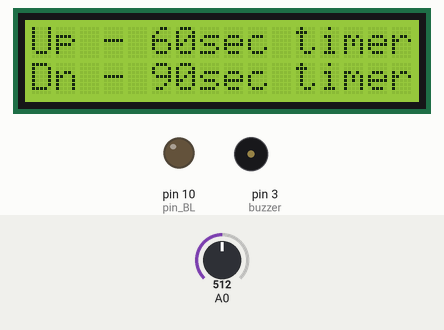
Recording of a sketch running on a simulated Arduino Uno, built with avr-gcc and run on an emulated ATmega328P. Parts: 16×2 character LCD, output pins drawn as LEDs (lit = HIGH), buzzer (waves = sounding). The test bench sets the inputs (shaded band); at power-on: A0 = 512. Pins used as bus, display or sensor lines are not drawn; what the sketch prints to the serial monitor is not drawn.

Above: at 1.2 s.
1.3 s: A0 set to 65
At 1.38 s:
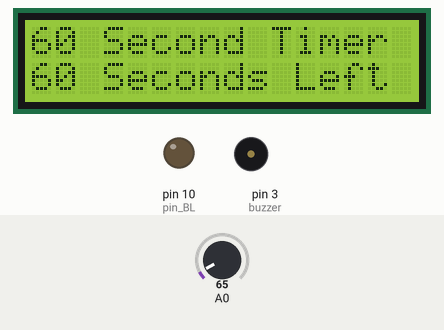
At 2.3 s:
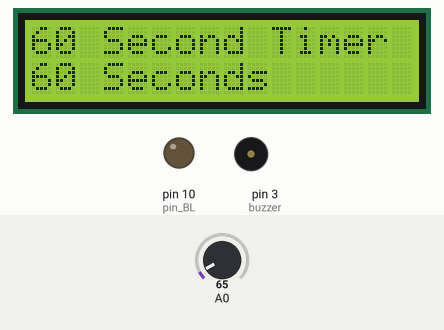
2.9 s: A0 set to 55
At 4.1 s:
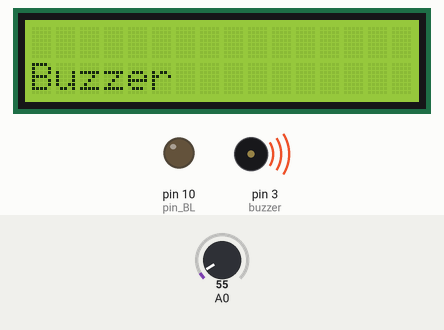
Timing chart, 0 to 9.6 s (numbered marks = the images above; inputs shaded):
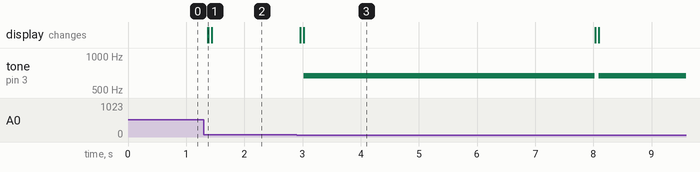

Measured:
- the behaviour switches between 60 and 59 on A0 (found by bisection; images 2 and 3)
- after the input at 1.3 s, the display: first changes after 0.07 s (image 1 shows a later state)
- after the input at 2.9 s, tone on pin 3 (buzzer): silent → 666 Hz after 0.13 s, → silent 5.0 s later, → 666 Hz 0.07 s later; the display: first changes after 0.06 s (image 3 shows a later state)

The sketch:

Arduino6090Timer.ino
```cpp
/*
Simple timer for Arduino + DFRobot 1602 LCD Shield with buttons
19 Mar 2021
by Bob German/DC540
https://dc540.org/xxx
*/

#include <LiquidCrystal.h>
#include "pitches.h"

//LCD pin to Arduino
const int pin_RS = 8;
const int pin_EN = 9;
const int pin_d4 = 4;
const int pin_d5 = 5;
const int pin_d6 = 6;
const int pin_d7 = 7;
const int buzzer = 3;
const int pin_BL = 10;
#include "pitches.h"

// notes in the melody:
int melody[] = {
  NOTE_C4, NOTE_G3, NOTE_G3, NOTE_A3, NOTE_G3, 0, NOTE_B3, NOTE_C4
};

// note durations: 4 = quarter note, 8 = eighth note, etc.:
int noteDurations[] = {
  4, 8, 8, 4, 4, 4, 4, 4
};


LiquidCrystal lcd( pin_RS,  pin_EN,  pin_d4,  pin_d5,  pin_d6,  pin_d7);
  bool delayRunning = false;
  unsigned long delayStart = 0;
  unsigned long delayTime = 0;
  int prevSeconds = 0;

void setup() {
  Serial.begin(9600); // open the serial port at 9600 bps:
  Serial.print("begin");
  lcd.begin(16, 2);

  Serial.print("LCD print");
  lcd.print("Up - 60sec timer");
  lcd.setCursor(0,1);
  lcd.print("Dn - 90sec timer");
  // Set BL pin to LOW to deal with badly implemented shields
  // should always be safe - never set to HIGH and OUTPUT
  digitalWrite(pin_BL, LOW);
  // pinMode(pin_BL, OUTPUT);
  digitalWrite(buzzer, HIGH);
  pinMode(buzzer, OUTPUT);
  bool delayRunning = false;
  unsigned long delayStart = 0;
}

void loop() {
  int secondsLeft = 0;
  if (delayRunning) {
    if (((millis() - delayStart) >= delayTime)) {
      delayRunning = false;
      lcd.setCursor(0,1);
      lcd.print("Countdown Finished");
      /*tone(buzzer,666);
      delay(500);
      noTone(buzzer);
      delay(500);
      tone(buzzer,666);
      delay(500);
      noTone(buzzer);
      delay(500);
      tone(buzzer,666);
      delay(500);
      noTone(buzzer);
      */
       // iterate over the notes of the melody:
  for (int thisNote = 0; thisNote < 8; thisNote++) {

    // to calculate the note duration, take one second divided by the note type.
    //e.g. quarter note = 1000 / 4, eighth note = 1000/8, etc.
    int noteDuration = 1000 / noteDurations[thisNote];
    tone(buzzer, melody[thisNote], noteDuration);

    // to distinguish the notes, set a minimum time between them.
    // the note's duration + 30% seems to work well:
    int pauseBetweenNotes = noteDuration * 1.30;
    delay(pauseBetweenNotes);
    // stop the tone playing:
    noTone(buzzer);
  }

      pinMode(pin_BL, OUTPUT);
    }  else {
      secondsLeft = int((delayTime/1000) - int((millis() - delayStart)/1000));
      if (secondsLeft != prevSeconds) {
        lcd.setCursor(1,1);
        lcd.print(" ");
        lcd.setCursor(0,1);
        lcd.print(secondsLeft);
        lcd.setCursor(3,1);
        lcd.print("Seconds Left");
        prevSeconds = secondsLeft;
      }
    }
  }
  int x;
  x = analogRead (0);
  lcd.setCursor(10,1);
  if (x < 60) {
    lcd.print ("Right ");
    Serial.print("Right ");
    lcd.begin(16,2);
    lcd.setCursor(0,1);
    lcd.print("Buzzer");
    tone(buzzer,666);
    delay(5000);
    noTone(buzzer);
    pinMode(pin_BL, OUTPUT);
  }
  else if (x < 200) {
    Serial.print("Up    ");
    pinMode(pin_BL, INPUT);
    lcd.begin(16,2);
    lcd.print("60 Second Timer");
    lcd.setCursor(0,1);
    lcd.print("60 Seconds");
    delayTime = 60000;
    delayStart = millis();
    delayRunning = true;
  }
  else if (x < 400){
    Serial.print("Down  ");
    pinMode(pin_BL, INPUT);
    lcd.begin(16,2);
    lcd.print("90 Second Timer");
    lcd.setCursor(0,1);
    lcd.print("90 Seconds");
    delayTime = 90000;
    delayStart = millis();
    delayRunning = true;

  }
  else if (x < 600){
    Serial.print("Left  ");
    pinMode(pin_BL, INPUT);
  }
  else if (x < 800){
    Serial.print("Select");
    pinMode(pin_BL, INPUT);
  }
}
```

pitches.h
```cpp
/*************************************************
 * Public Constants
 *************************************************/

#define NOTE_B0  31
#define NOTE_C1  33
#define NOTE_CS1 35
#define NOTE_D1  37
#define NOTE_DS1 39
#define NOTE_E1  41
#define NOTE_F1  44
#define NOTE_FS1 46
#define NOTE_G1  49
#define NOTE_GS1 52
#define NOTE_A1  55
#define NOTE_AS1 58
#define NOTE_B1  62
#define NOTE_C2  65
#define NOTE_CS2 69
#define NOTE_D2  73
#define NOTE_DS2 78
#define NOTE_E2  82
#define NOTE_F2  87
#define NOTE_FS2 93
#define NOTE_G2  98
#define NOTE_GS2 104
#define NOTE_A2  110
#define NOTE_AS2 117
#define NOTE_B2  123
#define NOTE_C3  131
#define NOTE_CS3 139
#define NOTE_D3  147
#define NOTE_DS3 156
#define NOTE_E3  165
#define NOTE_F3  175
#define NOTE_FS3 185
#define NOTE_G3  196
#define NOTE_GS3 208
#define NOTE_A3  220
#define NOTE_AS3 233
#define NOTE_B3  247
#define NOTE_C4  262
#define NOTE_CS4 277
#define NOTE_D4  294
#define NOTE_DS4 311
#define NOTE_E4  330
#define NOTE_F4  349
#define NOTE_FS4 370
#define NOTE_G4  392
#define NOTE_GS4 415
#define NOTE_A4  440
#define NOTE_AS4 466
#define NOTE_B4  494
#define NOTE_C5  523
#define NOTE_CS5 554
#define NOTE_D5  587
#define NOTE_DS5 622
#define NOTE_E5  659
#define NOTE_F5  698
#define NOTE_FS5 740
#define NOTE_G5  784
#define NOTE_GS5 831
#define NOTE_A5  880
#define NOTE_AS5 932
#define NOTE_B5  988
#define NOTE_C6  1047
#define NOTE_CS6 1109
#define NOTE_D6  1175
#define NOTE_DS6 1245
#define NOTE_E6  1319
#define NOTE_F6  1397
#define NOTE_FS6 1480
#define NOTE_G6  1568
#define NOTE_GS6 1661
#define NOTE_A6  1760
#define NOTE_AS6 1865
#define NOTE_B6  1976
#define NOTE_C7  2093
#define NOTE_CS7 2217
#define NOTE_D7  2349
#define NOTE_DS7 2489
#define NOTE_E7  2637
#define NOTE_F7  2794
#define NOTE_FS7 2960
#define NOTE_G7  3136
#define NOTE_GS7 3322
#define NOTE_A7  3520
#define NOTE_AS7 3729
#define NOTE_B7  3951
#define NOTE_C8  4186
#define NOTE_CS8 4435
#define NOTE_D8  4699
#define NOTE_DS8 4978
```
